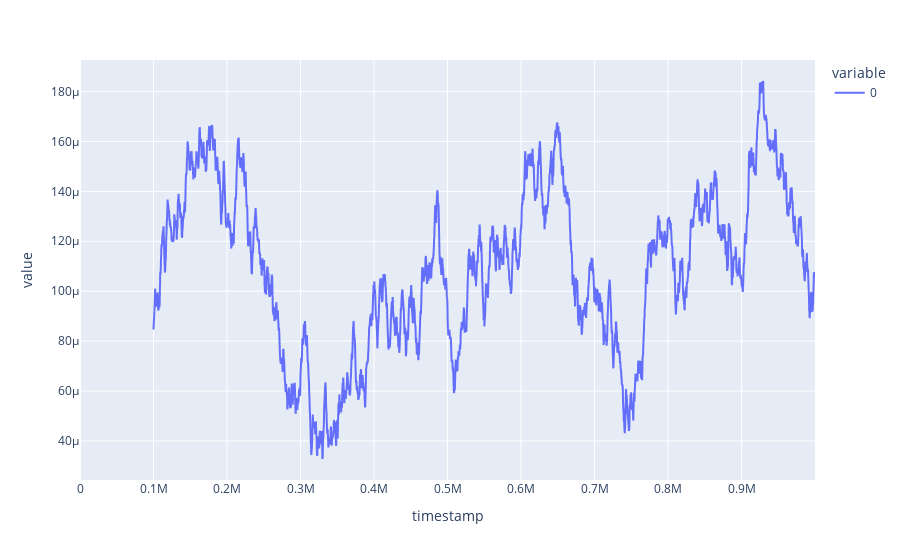

Write notebook code for a chart like this one.
### Code cell
import plotly_express as px
px.line(((prices["STARFRUIT"]["mid_price"]-prices["STARFRUIT"]["market_price"].ffill())/prices["STARFRUIT"]["market_price"].ffill()).rolling(1000).mean())

### Figure 1 — Plotly figure (JSON) as saved in the notebook; plotly's stock layout.template omitted (floating-point values rounded to 4 significant figures; data arrays with more than 128 entries replaced by an {"elided": "..."} marker saying what was removed)
{"data": [{"hovertemplate": "variable=0<br>timestamp=%{x}<br>value=%{y}<extra></extra>", "legendgroup": "0", "line": {"color": "#636efa", "dash": "solid"}, "marker": {"symbol": "circle"}, "mode": "lines", "name": "0", "showlegend": true, "type": "scattergl", "x": {"elided": "10000 int values"}, "xaxis": "x", "y": {"elided": "10000 float values"}, "yaxis": "y"}], "layout": {"legend": {"title": {"text": "variable"}, "tracegroupgap": 0}, "margin": {"t": 60}, "xaxis": {"anchor": "y", "domain": [0, 1], "title": {"text": "timestamp"}}, "yaxis": {"anchor": "x", "domain": [0, 1], "title": {"text": "value"}}}}
